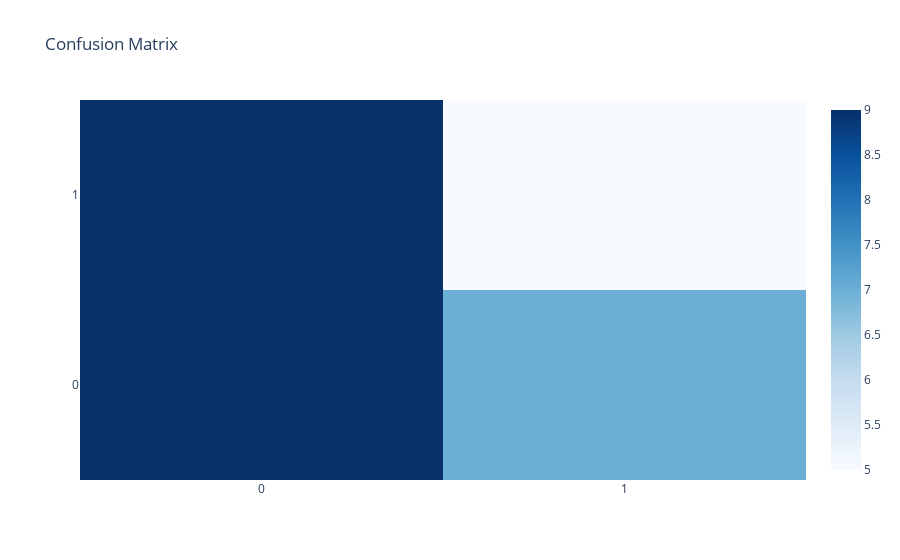

Notebook code for this chart:
### Code cell
heatmap = go.Heatmap(z=confusion_matrix, x=['0', '1'], y=['0', '1'], colorscale='Blues')

# create the layout
layout = go.Layout(title='Confusion Matrix')

# create the figure
fig = go.Figure(data=[heatmap], layout=layout)

# show the figure
fig.show()

### Figure 1 — Plotly figure (JSON) as saved in the notebook; plotly's stock layout.template omitted (floating-point values rounded to 4 significant figures)
{"data": [{"colorscale": [[0, "rgb(247,251,255)"], [0.125, "rgb(222,235,247)"], [0.25, "rgb(198,219,239)"], [0.375, "rgb(158,202,225)"], [0.5, "rgb(107,174,214)"], [0.625, "rgb(66,146,198)"], [0.75, "rgb(33,113,181)"], [0.875, "rgb(8,81,156)"], [1, "rgb(8,48,107)"]], "type": "heatmap", "x": ["0", "1"], "y": ["0", "1"], "z": [[9, 7], [9, 5]]}], "layout": {"title": {"text": "Confusion Matrix"}}}
